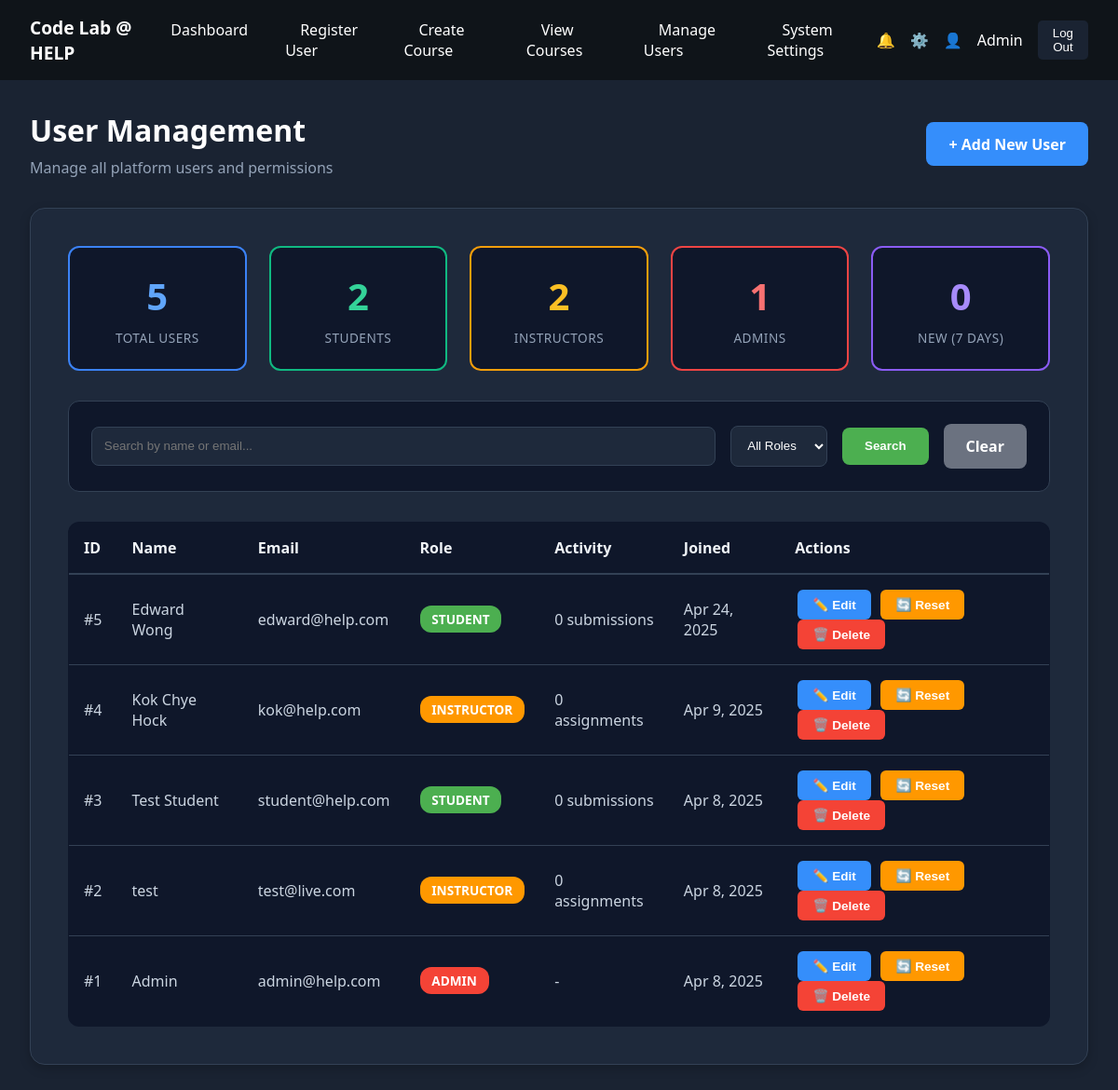
/PHP/manage_users.php (signed in), run on the app's committed database.
### tables this page shows
CREATE TABLE `users` (
  `id` int(11) UNSIGNED NOT NULL,
  `full_name` varchar(100) NOT NULL,
  `email` varchar(100) NOT NULL,
  `role` enum('student','instructor','admin') NOT NULL,
  `password` varchar(255) NOT NULL,
  `created_at` timestamp NOT NULL DEFAULT current_timestamp(),
  `first_login` tinyint(1) DEFAULT 1
);

### PHP/manage_users.php (the view, shortened to what this page needs)
<?php
include 'db_connect.php';
$stats = [];
$result = $conn->query("SELECT COUNT(*) as count FROM users");
$stats['total_users'] = $result->fetch_assoc()['count'];
$result = $conn->query("SELECT COUNT(*) as count FROM users WHERE role = 'student'");
$stats['total_students'] = $result->fetch_assoc()['count'];
$result = $conn->query("SELECT COUNT(*) as count FROM users WHERE role = 'instructor'");
$stats['total_instructors'] = $result->fetch_assoc()['count'];
$result = $conn->query("SELECT COUNT(*) as count FROM users WHERE role = 'admin'");
$stats['total_admins'] = $result->fetch_assoc()['count'];
$result = $conn->query("SELECT COUNT(*) as count FROM users WHERE created_at >= DATE_SUB(NOW(), INTERVAL 7 DAY)");
$stats['new_users'] = $result->fetch_assoc()['count'];
$search_term = isset($_GET['search']) ? trim($_GET['search']) : '';
$role_filter = isset($_GET['role_filter']) ? $_GET['role_filter'] : 'all';
$users_query = "SELECT * FROM users WHERE 1=1";
$users_query .= " ORDER BY created_at DESC";
$users_result = $conn->query($users_query);
?>
<!DOCTYPE html>
<html lang="en">
<head>
</head>
<body>
  <nav class="navbar">
    <div class="logo">
      <a href="adminDashboard.php">Code Lab @ HELP</a>
    </div>
    <ul class="nav-links">
      <li><a href="adminDashboard.php">Dashboard</a></li>
      <li><a href="registration.php">Register User</a></li>
      <li><a href="create_course.php">Create Course</a></li>
      <li><a href="view_courses.php">View Courses</a></li>
      <li><a href="manage_users.php">Manage Users</a></li>
      <li><a href="system_settings.php">System Settings</a></li>
    </ul>
    <div class="nav-icons">
      <span class="icon">🔔</span>
      <span class="icon">⚙️</span>
      <span class="icon">👤</span>
      <span class="username"><?php echo htmlspecialchars($_SESSION['full_name']); ?></span>
      <button class="logout-btn" onclick="confirmLogout()">Log Out</button>
    </div>
  </nav>
  <div class="container">
    <div class="page-header">
      <div>
        <h2>User Management</h2>
        <p>Manage all platform users and permissions</p>
      </div>
      <a href="registration.php" class="btn-add">+ Add New User</a>
    </div>
    <div class="main-box">
      <div class="stats">
        <div class="stat-box">
          <div class="stat-number"><?php echo $stats['total_users']; ?></div>
          <div class="stat-label">Total Users</div>
        </div>
        <div class="stat-box">
          <div class="stat-number"><?php echo $stats['total_students']; ?></div>
          <div class="stat-label">Students</div>
        </div>
        <div class="stat-box">
          <div class="stat-number"><?php echo $stats['total_instructors']; ?></div>
          <div class="stat-label">Instructors</div>
        </div>
        <div class="stat-box">
          <div class="stat-number"><?php echo $stats['total_admins']; ?></div>
          <div class="stat-label">Admins</div>
        </div>
        <div class="stat-box">
          <div class="stat-number"><?php echo $stats['new_users']; ?></div>
          <div class="stat-label">New (7 days)</div>
        </div>
      </div>
      <form method="GET" action="manage_users.php" class="search-container">
        <input type="text" name="search" class="search-input"
               placeholder="Search by name or email..."
               value="<?php echo htmlspecialchars($search_term); ?>">
        <select name="role_filter" class="search-select">
          <option value="all" <?php echo $role_filter === 'all' ? 'selected' : ''; ?>>All Roles</option>
        </select>
        <button type="submit" class="btn-search">Search</button>
        <a href="manage_users.php" class="btn-clear" style="text-decoration: none; display: inline-block; text-align: center;">Clear</a>
      </form>
      <table>
        <thead>
          <tr>
            <th>ID</th>
            <th>Name</th>
            <th>Email</th>
            <th>Role</th>
            <th>Activity</th>
            <th>Joined</th>
            <th>Actions</th>
          </tr>
        </thead>
        <tbody>
          <?php if ($users_result->num_rows > 0): ?>
            <?php while ($user = $users_result->fetch_assoc()): ?>
              <tr>
                <td>#<?php echo $user['id']; ?></td>
                <td>
                  <?php echo htmlspecialchars($user['full_name']); ?>
                </td>
                <td><?php echo htmlspecialchars($user['email']); ?></td>
                <td>
                  <span class="role-badge role-<?php echo $user['role']; ?>">
                    <?php echo strtoupper($user['role']); ?>
                  </span>
                </td>
                <td>
                  <?php
                  if ($user['role'] == 'student') {
                    echo '0 submissions';
                  } elseif ($user['role'] == 'instructor') {
                    echo '0 assignments';
                  } else {
                    echo '-';
                  }
                  ?>
                </td>
                <td><?php echo date('M j, Y', strtotime($user['created_at'])); ?></td>
                <td>
                  <button class="action-btn btn-edit"
                          onclick="openEditModal(<?php echo $user['id']; ?>, '<?php echo htmlspecialchars($user['full_name'], ENT_QUOTES); ?>', '<?php echo $user['role']; ?>')">
                    ✏️ Edit
                  </button>
                  <form method="POST" style="display: inline;">
                    <button type="submit" name="reset_password" class="action-btn btn-reset"
                            onclick="return confirm('Reset password for this user?')">
                      🔄 Reset
                    </button>
                  </form>
                  <button class="action-btn btn-delete"
                          onclick="confirmDelete(<?php echo $user['id']; ?>, '<?php echo htmlspecialchars($user['full_name'], ENT_QUOTES); ?>')">
                    🗑️ Delete
                  </button>
                </td>
              </tr>
            <?php endwhile; ?>
          <?php endif; ?>
        </tbody>
      </table>
    </div>
  </div>
</body>
</html>

### PHP/manage_users.php (style rules this page uses)
* { box-sizing: border-box; }
body { margin: 0; font-family: 'Segoe UI', sans-serif; background-color: #1a2332; color: white; }
.navbar { background-color: #0f1419; padding: 1rem 2rem; display: flex; justify-content: space-between; align-items: center; }
.logo { color: white; font-weight: bold; font-size: 1.2rem; }
.logo a { color: white; text-decoration: none; }
.nav-links { list-style: none; display: flex; gap: 1.5rem; margin: 0; padding: 0; }
.nav-links li a { color: white; text-decoration: none; padding: 0.5rem 1rem; border-radius: 4px; transition: background-color 0.3s; }
.nav-icons { display: flex; align-items: center; gap: 1rem; }
.logout-btn { background-color: #1a2332; color: white; border: none; padding: 0.4rem 1rem; border-radius: 5px; cursor: pointer; }
.container { max-width: 1400px; margin: 0 auto; padding: 2rem; }
.page-header { display: flex; justify-content: space-between; align-items: center; margin-bottom: 2rem; }
.page-header h2 { font-size: 2rem; margin: 0; }
.page-header p { color: #94a3b8; margin: 0.5rem 0 0 0; }
.btn-add { padding: 0.8rem 1.5rem; background-color: #358efb; color: white; text-decoration: none; border-radius: 8px; font-weight: bold; }
.main-box { background-color: #1e293b; border-radius: 16px; padding: 2.5rem; border: 1px solid #334155; box-shadow: 0 4px 12px rgba(0,0,0,0.2); }
.stats { display: grid; grid-template-columns: repeat(5, 1fr); gap: 1.5rem; margin-bottom: 2rem; }
.stat-box { background-color: #0f172a; border-radius: 12px; padding: 1.5rem; text-align: center; border: 2px solid transparent; }
.stat-box:nth-child(1) { border-color: #3b82f6; }
.stat-box:nth-child(2) { border-color: #10b981; }
.stat-box:nth-child(3) { border-color: #f59e0b; }
.stat-box:nth-child(4) { border-color: #ef4444; }
.stat-box:nth-child(5) { border-color: #8b5cf6; }
.stat-number { font-size: 2.5rem; font-weight: bold; margin-bottom: 0.5rem; }
.stat-box:nth-child(1) .stat-number { color: #60a5fa; }
.stat-box:nth-child(2) .stat-number { color: #34d399; }
.stat-box:nth-child(3) .stat-number { color: #fbbf24; }
.stat-box:nth-child(4) .stat-number { color: #f87171; }
.stat-box:nth-child(5) .stat-number { color: #a78bfa; }
.stat-label { color: #94a3b8; font-size: 0.85rem; text-transform: uppercase; letter-spacing: 0.5px; }
.search-container { background-color: #0f172a; padding: 1.5rem; border-radius: 12px; margin-bottom: 2rem; display: flex; gap: 1rem; align-items: center; border: 1px solid #334155; }
.search-input { flex: 1; padding: 0.8rem; border: 1px solid #334155; border-radius: 8px; background-color: #1e293b; color: white; }
.search-select { padding: 0.8rem; border: 1px solid #334155; border-radius: 8px; background-color: #1e293b; color: white; }
.btn-search { padding: 0.8rem 1.5rem; background-color: #4caf50; color: white; border: none; border-radius: 8px; cursor: pointer; font-weight: bold; }
.btn-clear { padding: 0.8rem 1.5rem; background-color: #6b7280; color: white; border: none; border-radius: 8px; cursor: pointer; font-weight: bold; }
table { width: 100%; background-color: #0f172a; border-radius: 12px; overflow: hidden; border-collapse: collapse; border: 1px solid #334155; }
th { background-color: #0f172a; padding: 1rem; text-align: left; font-weight: 600; color: #f1f5f9; border-bottom: 2px solid #334155; }
td { padding: 1rem; border-bottom: 1px solid #334155; color: #cbd5e1; }
tr:last-child td { border-bottom: none; }
.role-badge { display: inline-block; padding: 0.3rem 0.8rem; border-radius: 12px; font-size: 0.85rem; font-weight: 600; }
.role-student { background-color: #4caf50; color: white; }
.role-instructor { background-color: #ff9800; color: white; }
.role-admin { background-color: #f44336; color: white; }
.action-btn { padding: 0.5rem 1rem; margin: 0 0.2rem; border: none; border-radius: 6px; cursor: pointer; font-size: 0.85rem; transition: transform 0.2s; font-weight: bold; }
.btn-edit { background-color: #358efb; color: white; }
.btn-reset { background-color: #ff9800; color: white; }
.btn-delete { background-color: #f44336; color: white; }

### data on the page
users: id "5", full_name "Edward Wong", email "edward@help.com", role "STUDENT", shows "0 submissions", created_at "Apr 24, 2025"
users: id "4", full_name "Kok Chye Hock", email "kok@help.com", role "INSTRUCTOR", shows "0 assignments", created_at "Apr 9, 2025"
users: id "3", full_name "Test Student", email "student@help.com", role "STUDENT", shows "0 submissions", created_at "Apr 8, 2025"
users: id "2", full_name "test", email "test@live.com", role "INSTRUCTOR", shows "0 assignments", created_at "Apr 8, 2025"
users: id "1", full_name "Admin", email "admin@help.com", role "ADMIN", created_at "Apr 8, 2025"

### other printed values
$_SESSION['full_name'] "Admin"
$stats['total_users'] "5"
$stats['total_students'] "2"
$stats['total_instructors'] "2"
$stats['total_admins'] "1"
$stats['new_users'] "0"
